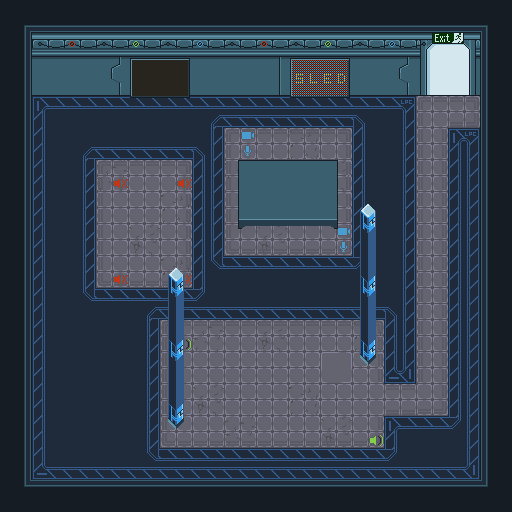

The image is a tile-based game level rendered from a .tmx file. Its description and complete source (layers, tilesets, objects, tile grids) follow:
An orthogonal 16x16 tile map with 32x32 px tiles, 7 tile layers (floor, wall, underlay, underlay2, ...), 2 tilesets.

<map version="1.4" tiledversion="1.4.3" orientation="orthogonal" renderorder="right-down" width="16" height="16" tilewidth="32" tileheight="32" infinite="0" nextlayerid="9" nextobjectid="1">
 <tileset firstgid="1" name="scifi_hackspace_frama" tilewidth="32" tileheight="32" tilecount="99" columns="11">
  <image source="scifi_hackspace_frama.png" trans="fa00ff" width="352" height="288" />
 </tileset>
 <tileset firstgid="100" name="scifi_space_rpg_tiles_lpcized" tilewidth="32" tileheight="32" tilecount="112" columns="14">
  <image source="scifi_space_rpg_tiles_lpcized.png" trans="fa00ff" width="448" height="256" />
 </tileset>
 <layer id="1" name="floor" width="16" height="16">
  <data encoding="csv">
115,115,115,115,115,115,115,115,115,115,115,115,115,115,115,115,
115,115,115,115,115,115,115,115,115,115,115,115,115,115,115,115,
115,115,115,115,115,115,115,115,115,115,115,115,115,115,115,115,
115,100,101,101,101,101,9,4,4,4,4,8,144,133,133,115,
115,114,142,129,129,129,18,133,133,103,133,114,116,133,144,115,
115,114,116,117,133,133,5,103,132,133,131,114,116,133,5,115,
115,114,116,133,133,103,5,133,133,117,133,114,116,133,5,115,
115,114,116,133,131,133,5,133,131,133,133,114,116,133,5,115,
115,114,116,133,133,103,6,101,101,101,101,157,116,133,5,115,
115,114,156,101,9,4,19,129,129,129,129,129,18,133,5,115,
115,114,115,115,116,133,117,133,131,133,133,103,5,133,5,115,
115,114,115,115,116,133,133,133,133,133,132,133,92,133,5,115,
115,114,115,115,116,133,131,133,133,103,133,133,133,133,5,115,
115,114,115,115,116,133,133,117,133,133,131,133,100,101,7,115,
115,128,129,129,20,4,4,4,4,4,4,4,19,129,130,115,
115,115,115,115,115,115,115,115,115,115,115,115,115,115,115,115
</data>
 </layer>
 <layer id="2" name="wall" width="16" height="16">
  <data encoding="csv">
152,109,109,109,109,109,109,109,109,109,109,109,109,109,109,153,
110,124,124,121,124,124,124,124,121,124,124,124,121,58,59,107,
110,138,138,135,138,138,138,138,161,138,138,138,135,69,70,107,
110,0,0,0,0,0,0,0,0,0,0,0,0,0,0,107,
110,0,0,0,0,0,0,0,0,0,0,0,0,0,0,107,
110,0,0,0,0,0,0,0,0,0,0,0,0,0,0,107,
110,0,0,0,0,0,0,0,0,0,0,0,0,0,0,107,
110,0,0,0,0,0,0,0,0,0,0,0,0,0,0,107,
110,0,0,0,0,0,0,0,0,0,0,0,0,0,0,107,
110,0,0,0,0,0,0,0,0,0,0,0,0,0,0,107,
110,0,0,0,0,0,0,0,0,0,0,0,0,0,0,107,
110,0,0,0,0,0,0,0,0,0,0,0,0,0,0,107,
110,0,0,0,0,0,0,0,0,0,0,0,0,0,0,107,
110,0,0,0,0,0,0,0,0,0,0,0,0,0,0,107,
110,0,0,0,0,0,0,0,0,0,0,0,0,0,0,107,
166,77,77,77,77,77,77,77,77,77,77,77,77,77,77,167
</data>
 </layer>
 <layer id="4" name="underlay" width="16" height="16">
  <data encoding="csv">
0,0,0,0,0,0,0,0,0,0,0,0,0,0,0,0,
0,86,86,86,86,86,86,86,86,86,86,86,86,0,0,0,
0,0,0,0,0,0,0,0,0,0,0,0,0,0,0,0,
0,0,0,0,0,0,0,0,0,0,0,0,0,104,94,0,
0,0,0,0,0,0,0,104,145,145,105,0,0,41,98,0,
0,0,0,104,145,105,0,159,0,0,146,0,0,41,0,0,
0,0,0,159,0,146,0,159,0,0,146,0,0,41,0,0,
0,0,0,159,0,146,0,118,160,160,119,0,0,41,0,0,
0,0,0,118,160,119,0,0,0,0,0,0,0,41,0,0,
0,0,0,0,0,0,0,0,0,0,0,0,0,41,0,0,
0,0,0,0,0,104,145,145,145,145,145,105,0,41,0,0,
0,0,0,0,0,159,0,0,0,0,0,146,0,41,0,0,
0,0,0,0,0,159,0,0,0,0,0,0,30,119,0,0,
0,0,0,0,0,118,160,160,160,160,160,119,0,0,0,0,
0,0,0,0,0,0,0,0,0,0,0,0,0,0,0,0,
0,0,0,0,0,0,0,0,0,0,0,0,0,0,0,0
</data>
 </layer>
 <layer id="5" name="underlay2" width="16" height="16">
  <data encoding="csv">
0,0,0,0,0,0,0,0,0,0,0,0,0,0,0,0,
0,0,87,87,87,87,87,87,87,87,87,87,87,87,0,0,
0,0,0,0,0,0,0,0,0,0,0,0,0,0,0,0,
0,0,0,0,0,0,0,0,0,0,0,0,0,0,0,0,
0,0,0,0,0,0,0,22,0,0,0,0,0,0,0,0,
0,0,0,11,0,11,0,0,0,0,0,0,0,0,0,0,
0,0,0,0,0,0,0,0,0,0,0,0,0,0,0,0,
0,0,0,0,0,0,0,0,0,0,22,0,0,0,0,0,
0,0,0,11,0,11,0,0,0,0,0,0,0,0,0,0,
0,0,0,0,0,0,0,0,0,0,0,0,0,0,0,0,
0,0,0,0,0,66,0,0,0,0,0,154,0,0,0,0,
0,0,0,0,0,0,0,0,0,0,0,168,0,0,0,0,
0,0,0,0,0,154,0,0,0,0,0,0,0,0,0,0,
0,0,0,0,0,168,0,0,0,0,0,66,0,0,0,0,
0,0,0,0,0,0,0,0,0,0,0,0,0,0,0,0,
0,0,0,0,0,0,0,0,0,0,0,0,0,0,0,0
</data>
 </layer>
 <layer id="6" name="objects" width="16" height="16">
  <data encoding="csv">
0,0,0,0,0,0,0,0,0,0,0,0,0,0,0,0,
0,31,32,31,42,31,43,31,32,31,42,31,43,31,0,0,
0,0,0,0,64,65,0,0,0,82,83,0,0,0,0,0,
0,0,0,0,75,76,0,0,0,75,76,0,0,0,0,0,
0,0,0,0,0,0,0,0,0,0,0,0,0,0,0,0,
0,0,0,0,0,0,0,179,45,45,182,0,0,0,0,0,
0,0,0,0,0,0,0,193,46,46,196,155,0,0,0,0,
0,0,0,0,0,0,0,56,183,183,57,169,0,0,0,0,
0,0,0,0,0,155,0,0,0,0,0,155,0,0,0,0,
0,0,0,0,0,169,0,0,0,0,0,169,0,0,0,0,
0,0,0,0,0,155,0,0,0,0,0,155,0,0,0,0,
0,0,0,0,0,169,0,0,0,0,0,169,0,0,0,0,
0,0,0,0,0,155,0,0,0,0,0,0,0,0,0,0,
0,0,0,0,0,169,0,0,0,0,0,0,0,0,0,0,
0,0,0,0,0,0,0,0,0,0,0,0,0,0,0,0,
0,0,0,0,0,0,0,0,0,0,0,0,0,0,0,0
</data>
 </layer>
 <layer id="7" name="overlay" width="16" height="16">
  <data encoding="csv">
0,0,0,0,0,0,0,0,0,0,0,0,0,0,0,0,
0,0,0,0,53,54,0,0,0,71,72,0,0,0,0,0,
0,0,0,0,0,0,0,0,0,80,81,0,0,0,0,0,
0,0,0,0,0,0,0,0,0,0,0,0,0,0,0,0,
0,0,0,0,0,0,0,0,0,0,0,0,0,0,0,0,
0,0,0,0,0,0,0,0,0,0,0,0,0,0,0,0,
0,0,0,0,0,0,0,0,0,0,0,0,0,0,0,0,
0,0,0,0,0,0,0,0,0,0,0,29,0,0,0,0,
0,0,0,0,0,0,0,0,0,0,0,40,0,0,0,0,
0,0,0,0,0,29,0,0,0,0,0,29,0,0,0,0,
0,0,0,0,0,40,0,0,0,0,0,40,0,0,0,0,
0,0,0,0,0,29,0,0,0,0,0,0,0,0,0,0,
0,0,0,0,0,40,0,0,0,0,0,0,0,0,0,0,
0,0,0,0,0,0,0,0,0,0,0,0,0,0,0,0,
0,0,0,0,0,0,0,0,0,0,0,0,0,0,0,0,
0,0,0,0,0,0,0,0,0,0,0,0,0,0,0,0
</data>
 </layer>
 <layer id="8" name="overlay2" width="16" height="16">
  <data encoding="csv">
0,0,0,0,0,0,0,0,0,0,0,0,0,0,0,0,
0,0,0,0,0,0,0,0,0,0,0,0,0,0,0,0,
0,0,0,0,0,0,0,0,0,0,0,0,0,0,0,0,
0,0,0,0,0,0,0,0,0,0,0,0,0,0,0,0,
0,0,0,0,0,0,0,0,0,0,0,0,0,0,0,0,
0,0,0,0,0,0,0,0,0,0,0,0,0,0,0,0,
0,0,0,0,0,0,0,0,0,0,0,0,0,0,0,0,
0,0,0,0,0,0,0,0,0,0,0,0,0,0,0,0,
0,0,0,0,0,0,0,0,0,0,0,0,0,0,0,0,
0,0,0,0,0,0,0,0,0,0,0,0,0,0,0,0,
0,0,0,0,0,0,0,0,0,0,0,0,0,0,0,0,
0,0,0,0,0,0,0,0,0,0,0,0,0,0,0,0,
0,0,0,0,0,0,0,0,0,0,0,0,0,0,0,0,
0,0,0,0,0,0,0,0,0,0,0,0,0,0,0,0,
0,0,0,0,0,0,0,0,0,0,0,0,0,0,0,0,
0,0,0,0,0,0,0,0,0,0,0,0,0,0,0,0
</data>
 </layer>
</map>
